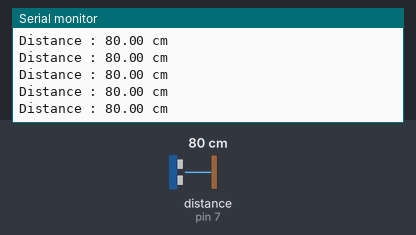
A sketch run on a simulated Arduino Uno, built with avr-gcc and run on an emulated ATmega328P. Parts: the last lines printed to the serial monitor. The test bench sets the inputs (shaded band); at power-on: distance to the obstacle (sensor on pin 7) 80 cm.

Above: at 1.2 s.
1.3 s: distance to the obstacle (sensor on pin 7) set to 120 cm
At 1.38 s:
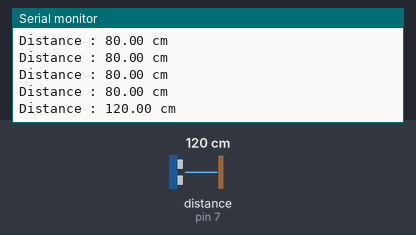
4.3 s: distance to the obstacle (sensor on pin 7) set to 35 cm
At 4.3 s:
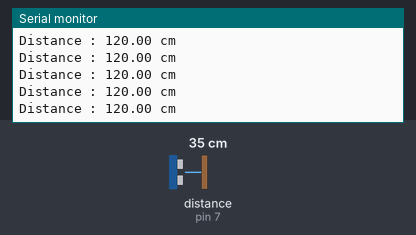
Timing chart, 0 to 7.3 s (numbered marks = the images above; inputs shaded):
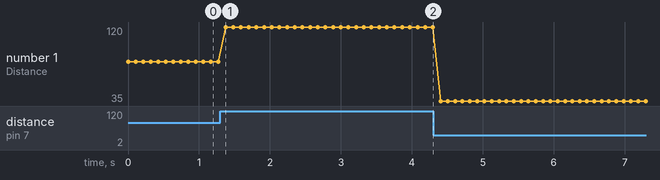

The sketch:

UltrasonicSensorTest.ino
```cpp
// (licence header left out)
#include "MeAuriga.h"

MeUltrasonicSensor ultraSensor(PORT_7); /* Ultrasonic module can ONLY be connected to port 3, 4, 6, 7, 8 of base shield. */

void setup()
{
  Serial.begin(9600);
}

void loop()
{
  Serial.print("Distance : ");
  Serial.print(ultraSensor.distanceCm() );
  Serial.println(" cm");
  delay(100); /* the minimal measure interval is 100 milliseconds */
}
```

Measured:
- after the input at 1.3 s, the serial monitor: prints a new line after 0.08 s (image 1)
- plotted number 1: 80 → 120 after the input at 1.3 s, 120 → 35 after the input at 4.3 s
